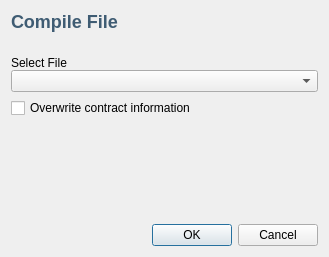
<?xml version="1.0" encoding="UTF-8"?>
<ui version="4.0">
 <class>Dialog</class>
 <widget class="QDialog" name="Dialog">
  <property name="geometry">
   <rect>
    <x>0</x>
    <y>0</y>
    <width>329</width>
    <height>257</height>
   </rect>
  </property>
  <property name="windowTitle">
   <string>Dialog</string>
  </property>
  <layout class="QVBoxLayout" name="verticalLayout_2">
   <item>
    <widget class="QLabel" name="label">
     <property name="styleSheet">
      <string notr="true">font-weight: bold;
color: #3f5c73;
font-size: 18px;</string>
     </property>
     <property name="text">
      <string>Compile File</string>
     </property>
    </widget>
   </item>
   <item>
    <spacer name="verticalSpacer">
     <property name="orientation">
      <enum>Qt::Vertical</enum>
     </property>
     <property name="sizeType">
      <enum>QSizePolicy::Fixed</enum>
     </property>
     <property name="sizeHint" stdset="0">
      <size>
       <width>20</width>
       <height>18</height>
      </size>
     </property>
    </spacer>
   </item>
   <item>
    <layout class="QVBoxLayout" name="verticalLayout">
     <property name="spacing">
      <number>0</number>
     </property>
     <item>
      <widget class="QLabel" name="label_2">
       <property name="text">
        <string>Select File</string>
       </property>
      </widget>
     </item>
     <item>
      <widget class="QComboBox" name="select_file"/>
     </item>
    </layout>
   </item>
   <item>
    <widget class="QCheckBox" name="overwrite_btn">
     <property name="text">
      <string>Overwrite contract information</string>
     </property>
    </widget>
   </item>
   <item>
    <spacer name="verticalSpacer_2">
     <property name="orientation">
      <enum>Qt::Vertical</enum>
     </property>
     <property name="sizeType">
      <enum>QSizePolicy::Expanding</enum>
     </property>
     <property name="sizeHint" stdset="0">
      <size>
       <width>20</width>
       <height>51</height>
      </size>
     </property>
    </spacer>
   </item>
   <item>
    <widget class="QDialogButtonBox" name="buttonBox">
     <property name="orientation">
      <enum>Qt::Horizontal</enum>
     </property>
     <property name="standardButtons">
      <set>QDialogButtonBox::Cancel|QDialogButtonBox::Ok</set>
     </property>
    </widget>
   </item>
  </layout>
 </widget>
 <resources/>
 <connections>
  <connection>
   <sender>buttonBox</sender>
   <signal>accepted()</signal>
   <receiver>Dialog</receiver>
   <slot>accept()</slot>
   <hints>
    <hint type="sourcelabel">
     <x>248</x>
     <y>254</y>
    </hint>
    <hint type="destinationlabel">
     <x>157</x>
     <y>274</y>
    </hint>
   </hints>
  </connection>
  <connection>
   <sender>buttonBox</sender>
   <signal>rejected()</signal>
   <receiver>Dialog</receiver>
   <slot>reject()</slot>
   <hints>
    <hint type="sourcelabel">
     <x>316</x>
     <y>260</y>
    </hint>
    <hint type="destinationlabel">
     <x>286</x>
     <y>274</y>
    </hint>
   </hints>
  </connection>
 </connections>
</ui>
